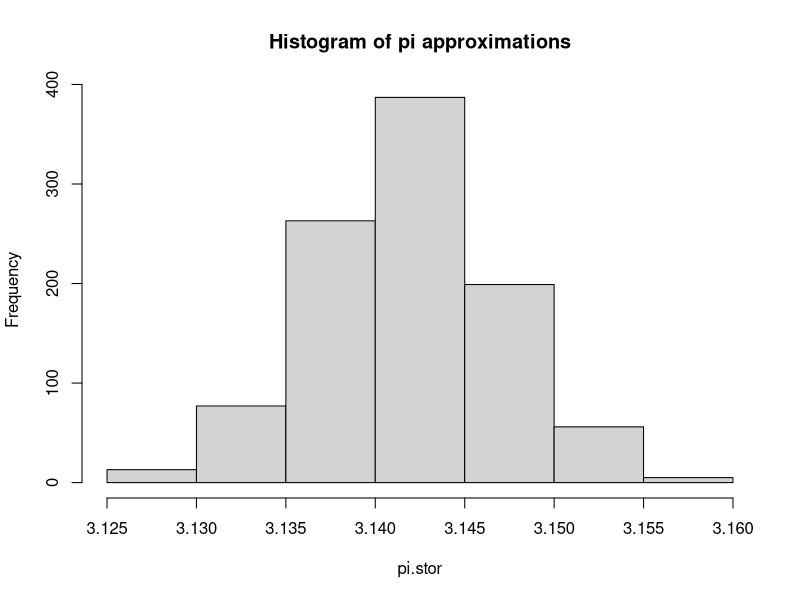

R code for this plot:
# 1
# Will return value of the Monte Carlo approximation 
# the integral, and then the true value, which is 3*pi/16.
n = 100000
x=runif(n)
gx=(1-x^2)^(3/2)
est=mean(gx)
est
3*pi/16


# 2
# Will return value of the Monte Carlo approximation 
# the integral. This does not have a closed form solution,
# but should get around 93 for this integral based on other 
# approximtation methods.
n = 100000 
x=runif(n,-2,2)
gx=exp(x+x^2)
est=4*mean(gx)
est

# 3
# Draw from uniform(0,1) for x and y
# Then calcultate the proportion in the unit circle (pi/4)
# Then multiply by 4 and return that estimate to get pi 
# approximation
n = 100000
x=runif(n)
y=runif(n)
prop = sum((x)^2+(y)^2<1)/n
4*prop



# Now do this 1000 times and store each approximation
# Then take the mean and std. deviation of those 1000 values
pi.stor=NULL
for(i in 1:1000){
 	x=runif(n)
 	y=runif(n)
 	pi.stor[i]=4*sum((x)^2+(y)^2<1)/n} 	
mean(pi.stor)
sd(pi.stor)

# Can copy and paste this plot into word document.
hist(pi.stor, main = "Histogram of pi approximations")






